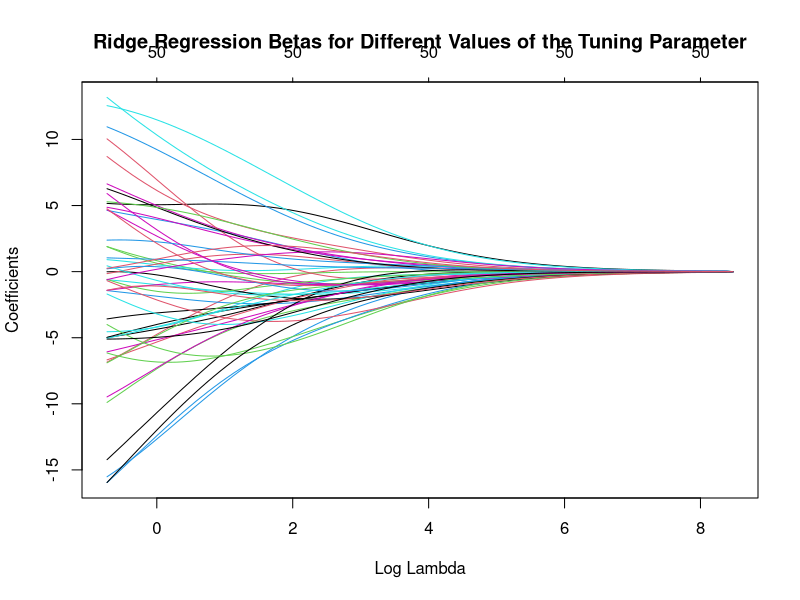
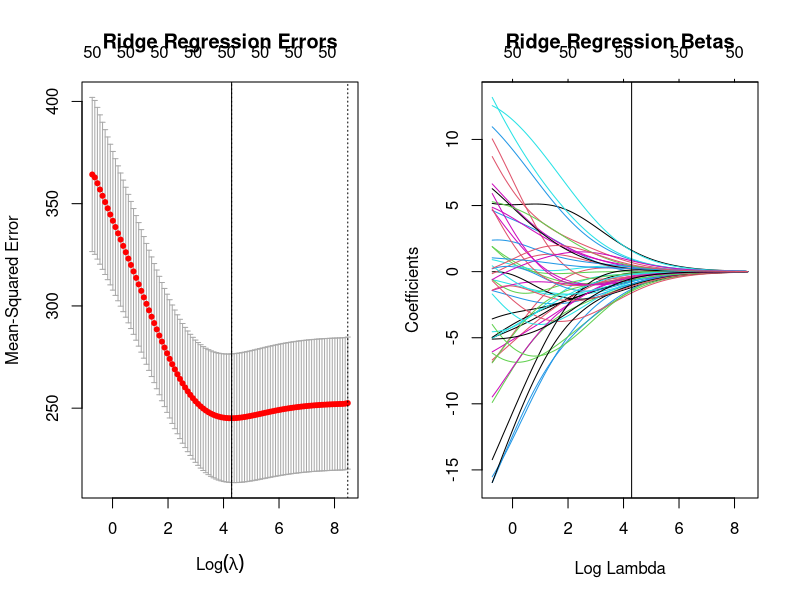
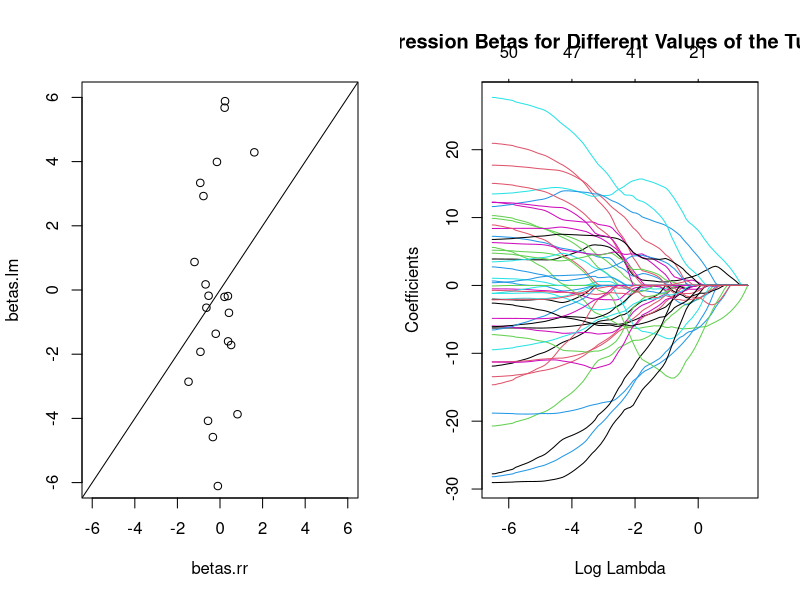
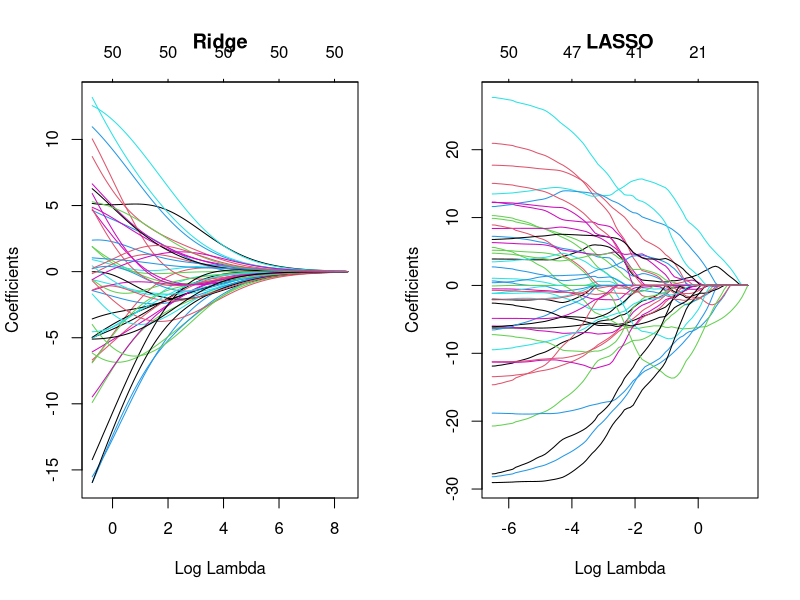
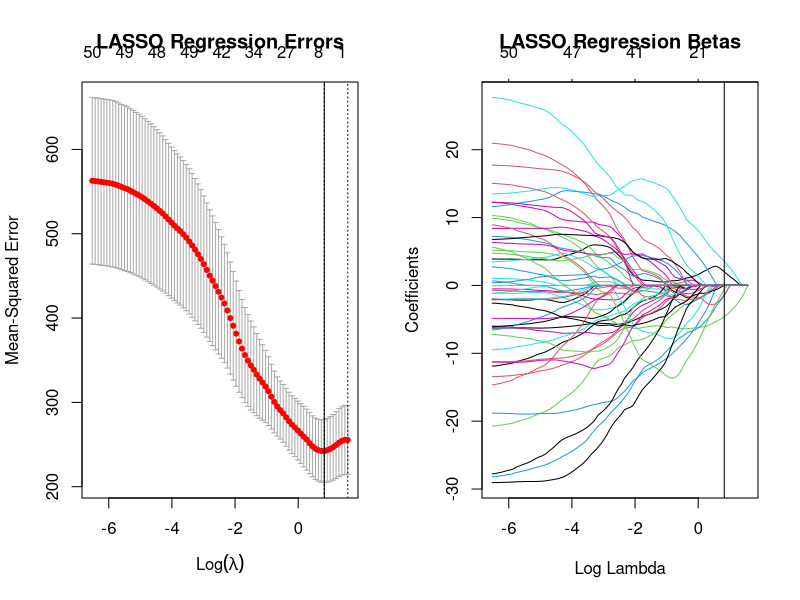
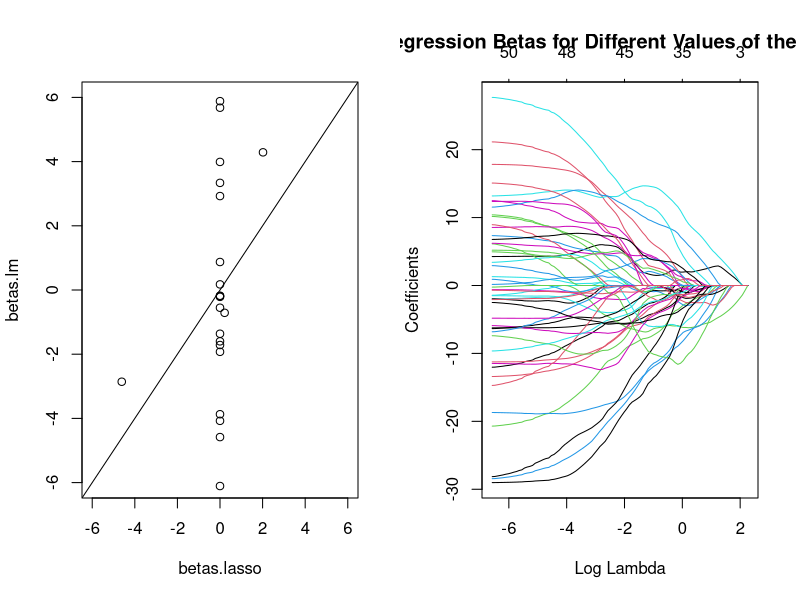
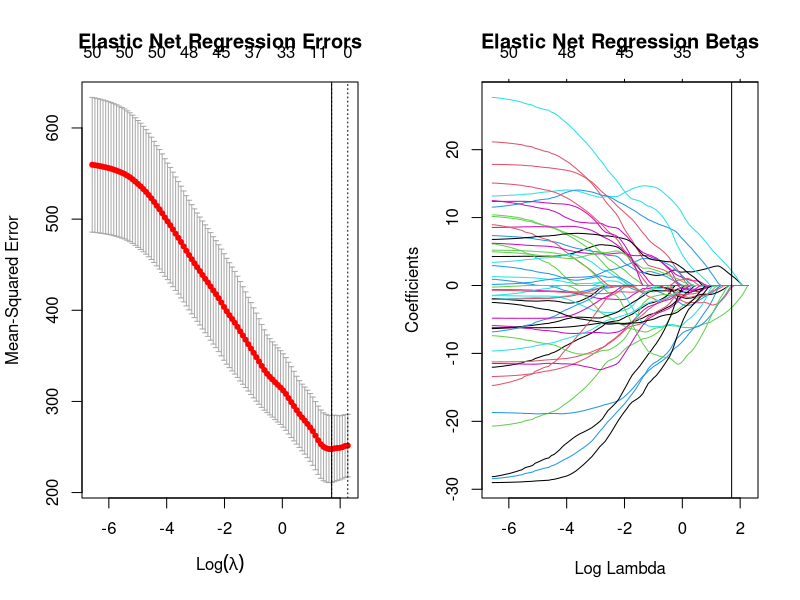
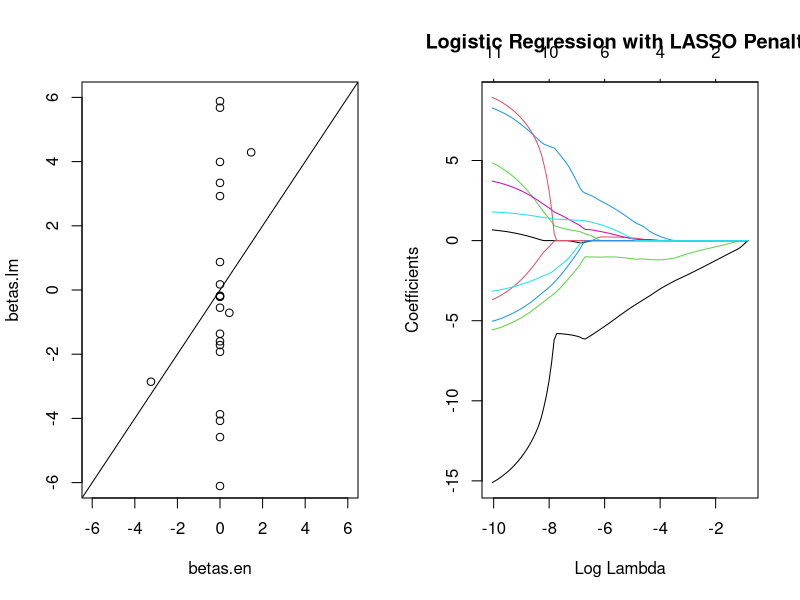

The R source for these figures, in order:
## ---- chunk 1
knitr::opts_chunk$set(echo=TRUE, message=FALSE, warning=FALSE)
## ---- chunk 2
N <- 150
P <- 50
X <- matrix(NA, nrow=N, ncol=P)
## ---- chunk 3
set.seed(50) # for reproductivity
covmat <- matrix(rnorm(P**2, sd=2), nrow=P)
covmat <- covmat + t(covmat)
U <- eigen(covmat)$vectors
D <- diag(rexp(P, rate=10))
covmat <- U %*% D %*% t(U)
## ---- chunk 4
library(mvtnorm)

for(i in 1:N){
    X[i,] <- rmvnorm(1, mean=rep(0,P), sigma=covmat)
}
X <- data.frame(X)
head(X)
## ---- chunk 5
betas.true <- c(1, 2, 3, 4, 5, -1, -2, -3, -4, -5, rep(0, P-10))
betas.true
## ---- chunk 6
sigma <- 15.7
X <- as.matrix(X)
y <- X %*% betas.true + rnorm(N, mean=0, sd=sigma)
y
## ---- chunk 7
alldata <- data.frame(cbind(y, X))
names(alldata)[1] <- "y"
head(alldata)
## ---- chunk 8
train <- alldata[1:100,]
test <- alldata[101:150,]
dim(train); dim(test)
## ---- chunk 9
fit <- lm(y~., data=train)
summary(fit)

betas.lm <- coef(fit)
yhat.lm <- predict(fit, newdata=test)
## ---- chunk 10
library(car)

vif <- vif(fit)
vif; names(vif[vif<10])
## ---- chunk 11
library(glmnet)

rr <- glmnet(x=as.matrix(train[,-1]), y=as.numeric(train[,1]), alpha=0)
plot(rr, xvar="lambda", main="Ridge Regression Betas for Different Values of the Tuning Parameter")
## ---- chunk 12
cv.rr <- cv.glmnet(x=as.matrix(train[,-1]), y=as.numeric(train[,1]), alpha=0, nfolds=10)
lambda.rr <- cv.rr$lambda.min
lambda.rr; log(lambda.rr)

yhat.rr <- predict(cv.rr, s="lambda.min", newx=as.matrix(test[,-1]))
## ---- chunk 13
par(mfrow=c(1,2))
plot(cv.rr, main="Ridge Regression Errors")
abline(v=log(lambda.rr))
plot(rr, xvar="lambda", main="Ridge Regression Betas")
abline(v=log(lambda.rr))
## ---- chunk 14
betas.rr <- coef(cv.rr, s="lambda.min")
cbind(betas.rr, betas.lm)
## ---- chunk 15
plot(betas.rr, betas.lm, xlim=c(-6,6), ylim=c(-6,6))
abline(0, 1)
## ---- chunk 16
lasso <- glmnet(x=as.matrix(train[,-1]), y=as.numeric(train[,1]), alpha=1)
plot(lasso, xvar="lambda", main="LASSO Regression Betas for Different Values of the Tuning Parameter")
## ---- chunk 17
par(mfrow=c(1,2))
plot(rr, xvar="lambda",main="Ridge")
plot(lasso, xvar="lambda", main="LASSO")
## ---- chunk 18
cv.lasso <- cv.glmnet(x=as.matrix(train[,-1]), y=as.numeric(train[,1]), alpha=1, nfolds=10)
lambda.lasso <- cv.lasso$lambda.min
lambda.lasso; log(lambda.lasso)

yhat.lasso <- predict(cv.lasso, s="lambda.min", newx=as.matrix(test[,-1]))
## ---- chunk 19
par(mfrow=c(1,2))
plot(cv.lasso, main="LASSO Regression Errors")
abline(v=log(lambda.lasso))
plot(lasso, xvar="lambda", main="LASSO Regression Betas")
abline(v=log(lambda.lasso))
## ---- chunk 20
betas.lasso <- coef(cv.lasso, s="lambda.min")
betas.lasso
## ---- chunk 21
plot(betas.lasso, betas.lm, xlim=c(-6,6), ylim=c(-6,6))
abline(0, 1)
## ---- chunk 22
en <- glmnet(x=as.matrix(train[,-1]), y=as.numeric(train[,1]), alpha=0.5)
plot(en, xvar="lambda", main="Elastic Net Regression Betas for Different Values of the Tuning Parameter")
## ---- chunk 23
cv.en <- cv.glmnet(x=as.matrix(train[,-1]), y=as.numeric(train[,1]), alpha=0.5, nfolds=10)
lambda.en <- cv.en$lambda.min
lambda.en; log(lambda.en)

yhat.en <- predict(cv.en, s="lambda.min", newx=as.matrix(test[,-1]))
## ---- chunk 24
par(mfrow=c(1,2))
plot(cv.en, main="Elastic Net Regression Errors")
abline(v=log(lambda.en))
plot(en, xvar="lambda", main="Elastic Net Regression Betas")
abline(v=log(lambda.en))
## ---- chunk 25
betas.en <- coef(cv.en, s="lambda.min")
betas.en
## ---- chunk 26
plot(betas.en, betas.lm, xlim=c(-6,6), ylim=c(-6,6))
abline(0, 1)
## ---- chunk 27
mspe.lm <- mean((test$y-yhat.lm)**2)
mspe.rr <- mean((test$y-yhat.rr)**2)
mspe.lasso <- mean((test$y-yhat.lasso)**2)
mspe.en <- mean((test$y-yhat.en)**2)

mspe.lm; mspe.rr; mspe.lasso; mspe.en
## ---- chunk 28
tumor <- read.csv('BrainTumor.csv')
attach(tumor)

for (colname in colnames(tumor)[-1]) {
  tumor[colname] <- scale(tumor[colname], center=TRUE, scale=TRUE)
}

set.seed(59)
size <- dim(tumor)[1]
train_idx <- sample(1:size, size=0.7*size, replace=FALSE)
tumor_train <- tumor[train_idx, ]
tumor_test <- tumor[-train_idx, ]

tumor_fit <- glm(Class~Mean+Variance+Standard.Deviation+Entropy+Skewness+Kurtosis+
                   Contrast+Energy+ASM+Homogeneity+Dissimilarity+Correlation,
                 family="binomial", data=tumor_train)

summary(tumor_fit)
## ---- chunk 29
tumor_lasso <- glmnet(x=as.matrix(tumor_train[,-1]), y=as.factor(tumor_train[, 1]), family="binomial", alpha=1)
plot(tumor_lasso, xvar="lambda", main="Logistic Regression with LASSO Penalty")
## ---- chunk 30
cv.tumor_lasso <- cv.glmnet(x=as.matrix(tumor_train[,-1]), y=as.factor(tumor_train[, 1]), family="binomial", alpha=1, nfolds=10)
lambda.tumor_lasso <- cv.tumor_lasso$lambda.min
lambda.tumor_lasso; log(lambda.tumor_lasso)
## ---- chunk 31
betas.tumor_lasso <- coef(cv.tumor_lasso, s="lambda.min")
betas.tumor_lasso
## ---- chunk 32
par(mfrow=c(1,2))
plot(cv.tumor_lasso, main="LASSO Regression Errors")
abline(v=log(lambda.tumor_lasso))
plot(tumor_lasso, xvar="lambda", main="LASSO Regression Betas")
abline(v=log(lambda.tumor_lasso))
## ---- chunk 33
tumor_ridge <- glmnet(x=as.matrix(tumor_train[,-1]), y=as.factor(tumor_train[, 1]), family="binomial", alpha=0)
plot(tumor_ridge, xvar="lambda", main="Logistic Regression with Ridge Penalty")
## ---- chunk 34
cv.tumor_ridge <- cv.glmnet(x=as.matrix(tumor_train[,-1]), y=as.factor(tumor_train[, 1]), family="binomial", alpha=0, nfolds=10)
lambda.tumor_ridge <- cv.tumor_ridge$lambda.min
lambda.tumor_ridge; log(lambda.tumor_ridge)
## ---- chunk 35
betas.tumor_ridge <- coef(cv.tumor_ridge, s="lambda.min")
betas.tumor_ridge
## ---- chunk 36
par(mfrow=c(1,2))
plot(cv.tumor_ridge, main="Ridge Regression Errors")
abline(v=log(lambda.tumor_ridge))
plot(tumor_ridge, xvar="lambda", main="Ridge Regression Betas")
abline(v=log(lambda.tumor_ridge))
## ---- chunk 37
yhat.tumor_lm <- predict(tumor_fit, newdata=tumor_test, type="response")
yhat.tumor_lasso <- predict(cv.tumor_lasso, s="lambda.min", newx=as.matrix(tumor_test[,-1]), type="response")
yhat.tumor_ridge <- predict(cv.tumor_ridge, s="lambda.min", newx=as.matrix(tumor_test[,-1]), type="response")

head(cbind(yhat.tumor_lm, yhat.tumor_lasso, yhat.tumor_ridge))
## ---- chunk 38
pred.tumor_lm <- rep(NA, length(yhat.tumor_lm))
for (idx in (1:length(yhat.tumor_lm))) {
  if (yhat.tumor_lm[idx] >= 0.5) {
    pred.tumor_lm[idx] <- 1
  } else {
    pred.tumor_lm[idx] <- 0}
}

pred.tumor_lasso <- rep(NA, dim(yhat.tumor_lasso)[1])
for (idx in (1:dim(yhat.tumor_lasso)[1])) {
  if (yhat.tumor_lasso[idx, 1] >= 0.5) {
    pred.tumor_lasso[idx] <- 1
  } else {
    pred.tumor_lasso[idx] <- 0}
}

pred.tumor_ridge <- rep(NA, dim(yhat.tumor_ridge)[1])
for (idx in (1:dim(yhat.tumor_ridge)[1])) {
  if (yhat.tumor_ridge[idx, 1] >= 0.5) {
    pred.tumor_ridge[idx] <- 1
  } else {
    pred.tumor_ridge[idx] <- 0}
}

head(cbind(pred.tumor_lm, pred.tumor_lasso, pred.tumor_ridge), 10); head(tumor_test[,1], 10)
## ---- chunk 39
accuracy.lm <- sum(pred.tumor_lm == tumor_test[,1])/dim(tumor_test)[1]
accuracy.lasso <- sum(pred.tumor_lasso == tumor_test[,1])/dim(tumor_test)[1]
accuracy.ridge <- sum(pred.tumor_ridge == tumor_test[,1])/dim(tumor_test)[1]

accuracy.lm; accuracy.lasso; accuracy.ridge
